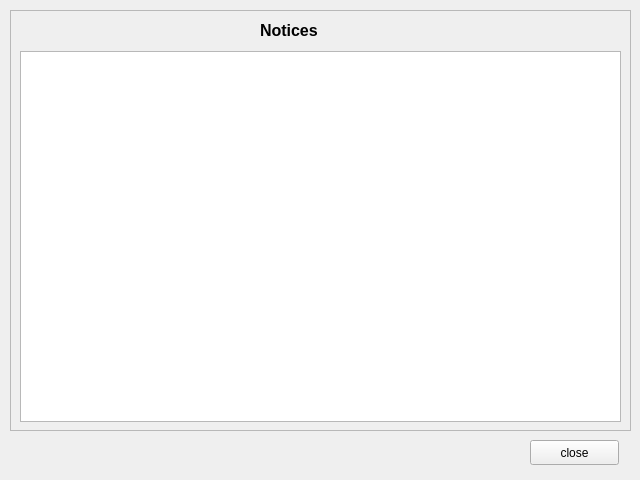
<?xml version="1.0" encoding="UTF-8"?>
<ui version="4.0">
 <class>Form</class>
 <widget class="QWidget" name="Form">
  <property name="geometry">
   <rect>
    <x>0</x>
    <y>0</y>
    <width>640</width>
    <height>480</height>
   </rect>
  </property>
  <property name="windowTitle">
   <string>Notices</string>
  </property>
  <widget class="QFrame" name="frame">
   <property name="geometry">
    <rect>
     <x>10</x>
     <y>10</y>
     <width>621</width>
     <height>421</height>
    </rect>
   </property>
   <property name="frameShape">
    <enum>QFrame::StyledPanel</enum>
   </property>
   <property name="frameShadow">
    <enum>QFrame::Raised</enum>
   </property>
   <widget class="QLabel" name="noticeListLabel">
    <property name="geometry">
     <rect>
      <x>250</x>
      <y>0</y>
      <width>131</width>
      <height>41</height>
     </rect>
    </property>
    <property name="styleSheet">
     <string notr="true">font-size:12pt;
font-weight: bold;</string>
    </property>
    <property name="text">
     <string>Notices</string>
    </property>
   </widget>
   <widget class="QTableWidget" name="tableWidget">
    <property name="geometry">
     <rect>
      <x>10</x>
      <y>41</y>
      <width>601</width>
      <height>371</height>
     </rect>
    </property>
   </widget>
  </widget>
  <widget class="QPushButton" name="okbutton">
   <property name="geometry">
    <rect>
     <x>530</x>
     <y>440</y>
     <width>89</width>
     <height>25</height>
    </rect>
   </property>
   <property name="text">
    <string>close</string>
   </property>
  </widget>
 </widget>
 <resources/>
 <connections/>
</ui>
